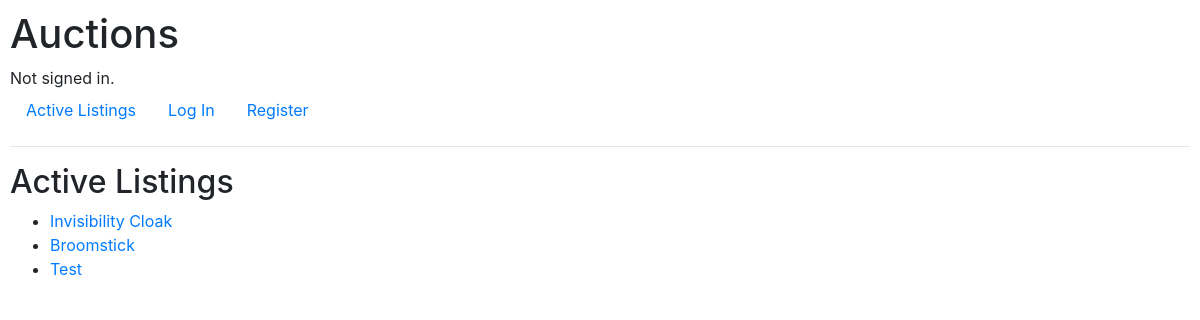
The page / on the database its author committed.
### auctions/models.py (models this page shows, shortened)
class Listing(models.Model):
    item = models.CharField(max_length=64)
    price = models.FloatField()
    currency = models.CharField(max_length=3)
    image = models.ImageField(upload_to="uploads/images", blank=True)
    image_url = models.URLField(blank=True)
    description = models.CharField(max_length=256, blank=True)
    category = models.ForeignKey(Category, on_delete=models.CASCADE)
    created = models.DateTimeField(auto_now=True)
    created_by = models.ForeignKey(User, on_delete=models.CASCADE)

### auctions/views.py (the view)
# urls.py: path("", views.index, name="index"),
def index(request):
    return render(request, "auctions/index.html", {
        "listings": Listing.objects.all()
    })

### auctions/templates/auctions/index.html
{% extends "auctions/layout.html" %}
{% block body %}
    <h2>Active Listings</h2>
    <ul>
        {% for listing in listings %}
        <li><a href="listing/{{ listing.id }}">{{ listing.item }}</a></li>
        {% endfor %}
    </ul>
{% endblock %}

### auctions/static/auctions/styles.css (style rules this page uses)
body { padding: 10px; }

### rows shown on the page
Listing: item "Invisibility Cloak"
Listing: item "Broomstick"
Listing: item "Test"
